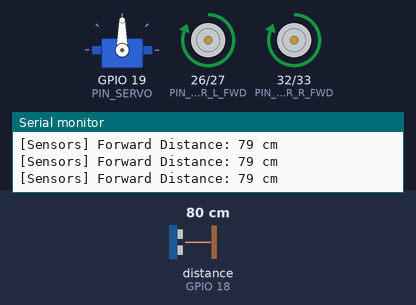
Bench run of a sketch on a simulated ESP32. Parts: servo, motor-driver pin pairs drawn as motors (green arrow = first pin HIGH = forward, orange = second pin HIGH = backward, longer = more drive), the last lines printed to the serial monitor. Wiring (inferred from the names in the program): ultrasonic range finder: trigger GPIO 5; echo GPIO 18. The inputs (shaded band) are chosen by the test bench; at power-on: distance to the obstacle (sensor on GPIO 18) 80 cm. The echo pulse lasts 58.3 µs per cm.

Above: at 2.7 s.
2.8 s: distance to the obstacle (sensor on GPIO 18) set to 29 cm
4.3 s: distance to the obstacle (sensor on GPIO 18) set to 24 cm
At 5.55 s:
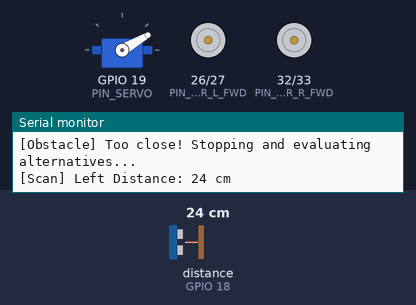
At 6.5 s:
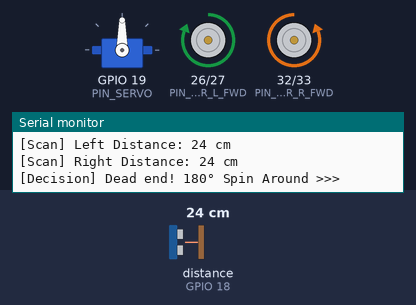
Timing chart, 0 to 13.3 s (numbered marks = the images above; inputs shaded):
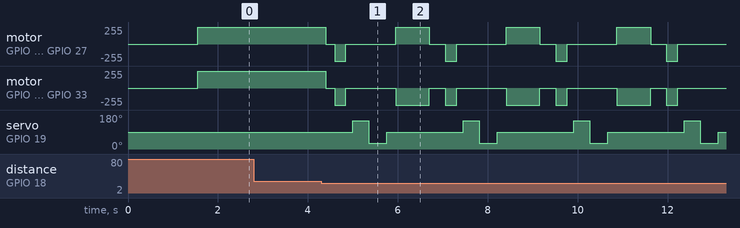

The sketch:

obstacle-avoider.ino
```cpp
/**
 * ESP32-Community: Autonomous Obstacle Avoidance Rover
 *
 * Hardware:
 *   - ESP32 DevKit (or S3 / C3)
 *   - HC-SR04 Ultrasonic Distance Sensor
 *   - SG90 Micro Servo Motor (Sensor Pan Mount)
 *   - L298N / L9110S Dual DC Motor H-Bridge Driver
 *   - 2WD / 4WD Smart Robot Chassis with TT Gearmotors
 *   - 2x 18650 Li-ion Batteries (7.4V) + LM2596 5V Buck Regulator
 *
 * Pin Connections:
 *   HC-SR04 Ultrasonic:
 *     - TRIG -> GPIO 5
 *     - ECHO -> GPIO 18 (via 1k/2k resistor voltage divider to 3.3V)
 *     - VCC  -> 5V
 *     - GND  -> GND
 *
 *   SG90 Servo:
 *     - Signal (PWM) -> GPIO 19
 *     - VCC          -> 5V
 *     - GND          -> GND
 *
 *   Motor Driver (L298N):
 *     - Left Motor Forward (IN1)   -> GPIO 26
 *     - Left Motor Reverse (IN2)   -> GPIO 27
 *     - Right Motor Forward (IN3)  -> GPIO 32
 *     - Right Motor Reverse (IN4)  -> GPIO 33
 */

#include <Arduino.h>
#include <ESP32Servo.h>

#define PIN_TRIG        5
#define PIN_ECHO        18
#define PIN_SERVO       19

#define PIN_MOTOR_L_FWD 26
#define PIN_MOTOR_L_REV 27
#define PIN_MOTOR_R_FWD 32
#define PIN_MOTOR_R_REV 33

#define DISTANCE_THRESHOLD_CM 25
#define SERVO_CENTER          90
#define SERVO_LEFT            150
#define SERVO_RIGHT           30

Servo scanServo;

// Measure distance in centimeters
int readDistanceCM() {
  digitalWrite(PIN_TRIG, LOW);
  delayMicroseconds(2);
  digitalWrite(PIN_TRIG, HIGH);
  delayMicroseconds(10);
  digitalWrite(PIN_TRIG, LOW);

  long duration = pulseIn(PIN_ECHO, HIGH, 30000); // 30ms timeout (~5 meters max)
  if (duration == 0) return 999; // No echo received
  return (int)(duration * 0.0343 / 2.0);
}

// Motor Control Primitives
void moveForward() {
  digitalWrite(PIN_MOTOR_L_FWD, HIGH);
  digitalWrite(PIN_MOTOR_L_REV, LOW);
  digitalWrite(PIN_MOTOR_R_FWD, HIGH);
  digitalWrite(PIN_MOTOR_R_REV, LOW);
}

void moveBackward() {
  digitalWrite(PIN_MOTOR_L_FWD, LOW);
  digitalWrite(PIN_MOTOR_L_REV, HIGH);
  digitalWrite(PIN_MOTOR_R_FWD, LOW);
  digitalWrite(PIN_MOTOR_R_REV, HIGH);
}

void turnLeft() {
  digitalWrite(PIN_MOTOR_L_FWD, LOW);
  digitalWrite(PIN_MOTOR_L_REV, HIGH);
  digitalWrite(PIN_MOTOR_R_FWD, HIGH);
  digitalWrite(PIN_MOTOR_R_REV, LOW);
}

void turnRight() {
  digitalWrite(PIN_MOTOR_L_FWD, HIGH);
  digitalWrite(PIN_MOTOR_L_REV, LOW);
  digitalWrite(PIN_MOTOR_R_FWD, LOW);
  digitalWrite(PIN_MOTOR_R_REV, HIGH);
}

void stopMotors() {
  digitalWrite(PIN_MOTOR_L_FWD, LOW);
  digitalWrite(PIN_MOTOR_L_REV, LOW);
  digitalWrite(PIN_MOTOR_R_FWD, LOW);
  digitalWrite(PIN_MOTOR_R_REV, LOW);
}

void setup() {
  Serial.begin(115200);
  delay(1000);
  Serial.println("\n--- [ESP32-Community] Autonomous Obstacle Avoidance Rover ---");

  pinMode(PIN_TRIG, OUTPUT);
  pinMode(PIN_ECHO, INPUT);

  pinMode(PIN_MOTOR_L_FWD, OUTPUT);
  pinMode(PIN_MOTOR_L_REV, OUTPUT);
  pinMode(PIN_MOTOR_R_FWD, OUTPUT);
  pinMode(PIN_MOTOR_R_REV, OUTPUT);
  stopMotors();

  // Attach servo to GPIO 19
  ESP32PWM::allocateTimer(0);
  scanServo.setPeriodHertz(50);
  scanServo.attach(PIN_SERVO, 500, 2400);
  scanServo.write(SERVO_CENTER);
  delay(500);

  Serial.println("[Rover] System initialized. Entering autonomous navigation loop...");
}

void loop() {
  scanServo.write(SERVO_CENTER);
  delay(50);

  int forwardDistance = readDistanceCM();
  Serial.printf("[Sensors] Forward Distance: %d cm\n", forwardDistance);

  if (forwardDistance > DISTANCE_THRESHOLD_CM) {
    moveForward();
    delay(60);
  } else {
    // Obstacle detected ahead!
    Serial.println("[Obstacle] Too close! Stopping and evaluating alternatives...");
    stopMotors();
    delay(200);

    // Back up slightly
    moveBackward();
    delay(250);
    stopMotors();
    delay(150);

    // Look Left
    scanServo.write(SERVO_LEFT);
    delay(350);
    int leftDistance = readDistanceCM();
    Serial.printf("[Scan] Left Distance: %d cm\n", leftDistance);

    // Look Right
    scanServo.write(SERVO_RIGHT);
    delay(400);
    int rightDistance = readDistanceCM();
    Serial.printf("[Scan] Right Distance: %d cm\n", rightDistance);

    // Return servo to center
    scanServo.write(SERVO_CENTER);
    delay(200);

    // Decision Logic
    if (leftDistance > rightDistance && leftDistance > DISTANCE_THRESHOLD_CM) {
      Serial.println("[Decision] Turning Left >>>");
      turnLeft();
      delay(400);
    } else if (rightDistance > DISTANCE_THRESHOLD_CM) {
      Serial.println("[Decision] Turning Right >>>");
      turnRight();
      delay(400);
    } else {
      Serial.println("[Decision] Dead end! 180° Spin Around >>>");
      turnRight();
      delay(750);
    }

    stopMotors();
    delay(100);
  }
}
```

Measured:
- the behaviour switches between 27 and 26 cm on distance to the obstacle (sensor on GPIO 18) (found by bisection; images 0 and 1)
